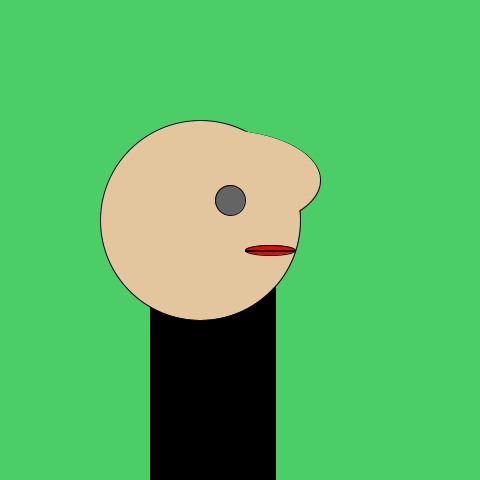
Frame 1 (no input)
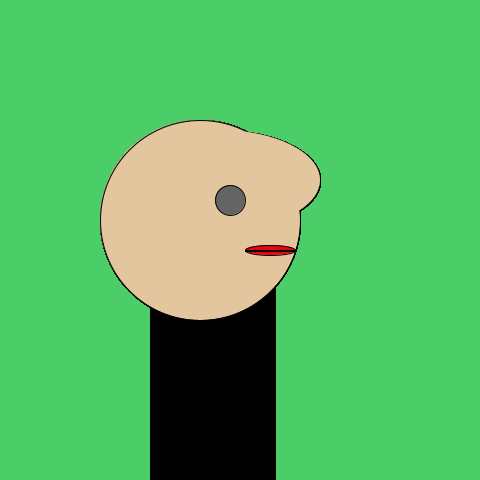
Frame 60 (the mouse pressed at the canvas centre just before this capture)
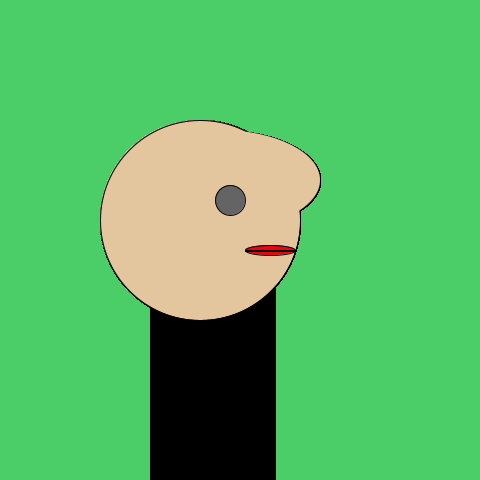
Frame 120 (the mouse held since frame 60 and released just before this capture)

The Processing sketch that drew these frames (run headless with seeded random() and noise(); from frame 60 on, the mouse is pressed at the canvas centre):

// Processing sketch: sketch_1st_Drawing
// ── sketch_1st_Drawing.pde
void setup (){
  size (480,480); 
  background (#4BCE68);
  }
 void draw() {
  stroke(3);
   fill (0);
   ellipse (220,180, 200, 100);
    rect (150, 250 , 125, 300);
    fill (#E3C59E);
   ellipse (200,220, 200, 200);
   noStroke ();
     
   ellipse (220,180, 200, 100);
   stroke(3);
 //facial stuff
   fill(100);
   ellipse (230, 200, 30, 30);
   fill (#EA050C);
   ellipse (270, 250, 50, 10);
   fill(0);
   rect (245, 250, 50, 1);
 }
